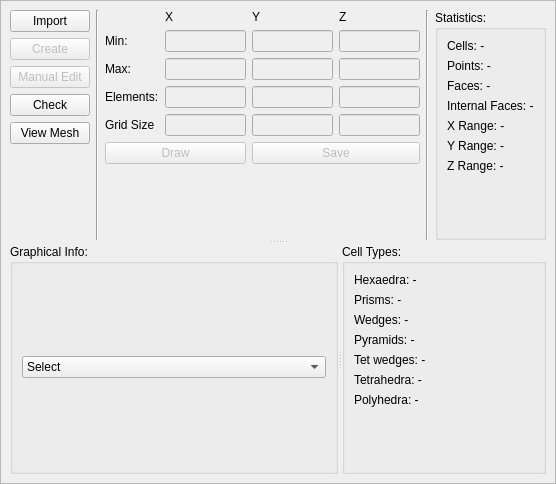
<?xml version="1.0" encoding="UTF-8"?>
<ui version="4.0">
 <class>meshUI</class>
 <widget class="QScrollArea" name="meshUI">
  <property name="geometry">
   <rect>
    <x>0</x>
    <y>0</y>
    <width>556</width>
    <height>484</height>
   </rect>
  </property>
  <property name="font">
   <font>
    <pointsize>9</pointsize>
   </font>
  </property>
  <property name="windowTitle">
   <string>ScrollArea</string>
  </property>
  <property name="widgetResizable">
   <bool>true</bool>
  </property>
  <widget class="QWidget" name="scrollAreaWidgetContents">
   <property name="geometry">
    <rect>
     <x>0</x>
     <y>0</y>
     <width>554</width>
     <height>482</height>
    </rect>
   </property>
   <layout class="QVBoxLayout" name="verticalLayout_2">
    <item>
     <widget class="QSplitter" name="splitter_2">
      <property name="orientation">
       <enum>Qt::Vertical</enum>
      </property>
      <widget class="QWidget" name="layoutWidget">
       <layout class="QHBoxLayout" name="horizontalLayout_3">
        <item>
         <layout class="QVBoxLayout" name="verticalLayout_3">
          <item>
           <widget class="QPushButton" name="pushButton_import">
            <property name="enabled">
             <bool>true</bool>
            </property>
            <property name="text">
             <string>Import</string>
            </property>
            <property name="icon">
             <iconset resource="resources.qrc">
              <normaloff>:/newPrefix/images/fromHelyx/import16.png</normaloff>:/newPrefix/images/fromHelyx/import16.png</iconset>
            </property>
           </widget>
          </item>
          <item>
           <widget class="QPushButton" name="pushButton_create">
            <property name="enabled">
             <bool>false</bool>
            </property>
            <property name="text">
             <string>Create</string>
            </property>
            <property name="icon">
             <iconset resource="resources.qrc">
              <normaloff>:/newPrefix/images/fromHelyx/new16.png</normaloff>:/newPrefix/images/fromHelyx/new16.png</iconset>
            </property>
           </widget>
          </item>
          <item>
           <widget class="QPushButton" name="pushButton_2">
            <property name="enabled">
             <bool>false</bool>
            </property>
            <property name="text">
             <string>Manual Edit</string>
            </property>
            <property name="icon">
             <iconset resource="resources.qrc">
              <normaloff>:/newPrefix/images/fromHelyx/edit16.png</normaloff>:/newPrefix/images/fromHelyx/edit16.png</iconset>
            </property>
           </widget>
          </item>
          <item>
           <widget class="QPushButton" name="pushButton_check">
            <property name="text">
             <string>Check</string>
            </property>
            <property name="icon">
             <iconset resource="resources.qrc">
              <normaloff>:/newPrefix/images/fromHelyx/tick16.png</normaloff>:/newPrefix/images/fromHelyx/tick16.png</iconset>
            </property>
           </widget>
          </item>
          <item>
           <widget class="QPushButton" name="pushButton_4">
            <property name="text">
             <string>View Mesh</string>
            </property>
            <property name="icon">
             <iconset resource="resources.qrc">
              <normaloff>:/newPrefix/images/fromHelyx/paraview16.png</normaloff>:/newPrefix/images/fromHelyx/paraview16.png</iconset>
            </property>
           </widget>
          </item>
          <item>
           <spacer name="verticalSpacer_2">
            <property name="orientation">
             <enum>Qt::Vertical</enum>
            </property>
            <property name="sizeHint" stdset="0">
             <size>
              <width>20</width>
              <height>40</height>
             </size>
            </property>
           </spacer>
          </item>
         </layout>
        </item>
        <item>
         <widget class="Line" name="line_2">
          <property name="orientation">
           <enum>Qt::Vertical</enum>
          </property>
         </widget>
        </item>
        <item>
         <layout class="QGridLayout" name="gridLayout_2">
          <item row="2" column="1">
           <widget class="QLineEdit" name="bm_xmin">
            <property name="enabled">
             <bool>false</bool>
            </property>
           </widget>
          </item>
          <item row="4" column="0">
           <widget class="QLabel" name="label_3">
            <property name="text">
             <string>Elements:</string>
            </property>
           </widget>
          </item>
          <item row="1" column="3">
           <widget class="QLabel" name="label_6">
            <property name="font">
             <font>
              <strikeout>false</strikeout>
             </font>
            </property>
            <property name="layoutDirection">
             <enum>Qt::LeftToRight</enum>
            </property>
            <property name="text">
             <string>Z</string>
            </property>
           </widget>
          </item>
          <item row="3" column="1">
           <widget class="QLineEdit" name="bm_xmax">
            <property name="enabled">
             <bool>false</bool>
            </property>
           </widget>
          </item>
          <item row="2" column="3">
           <widget class="QLineEdit" name="bm_zmin">
            <property name="enabled">
             <bool>false</bool>
            </property>
           </widget>
          </item>
          <item row="3" column="2">
           <widget class="QLineEdit" name="bm_ymax">
            <property name="enabled">
             <bool>false</bool>
            </property>
           </widget>
          </item>
          <item row="5" column="2">
           <widget class="QLineEdit" name="bm_ysize">
            <property name="enabled">
             <bool>false</bool>
            </property>
           </widget>
          </item>
          <item row="5" column="3">
           <widget class="QLineEdit" name="bm_zsize">
            <property name="enabled">
             <bool>false</bool>
            </property>
           </widget>
          </item>
          <item row="5" column="0">
           <widget class="QLabel" name="label_7">
            <property name="text">
             <string>Grid Size</string>
            </property>
           </widget>
          </item>
          <item row="2" column="2">
           <widget class="QLineEdit" name="bm_ymin">
            <property name="enabled">
             <bool>false</bool>
            </property>
           </widget>
          </item>
          <item row="1" column="2">
           <widget class="QLabel" name="label_5">
            <property name="font">
             <font>
              <strikeout>false</strikeout>
             </font>
            </property>
            <property name="layoutDirection">
             <enum>Qt::LeftToRight</enum>
            </property>
            <property name="text">
             <string>Y</string>
            </property>
           </widget>
          </item>
          <item row="3" column="3">
           <widget class="QLineEdit" name="bm_zmax">
            <property name="enabled">
             <bool>false</bool>
            </property>
           </widget>
          </item>
          <item row="4" column="3">
           <widget class="QLineEdit" name="bm_nz">
            <property name="enabled">
             <bool>false</bool>
            </property>
           </widget>
          </item>
          <item row="6" column="2" colspan="2">
           <widget class="QPushButton" name="pushButton_3">
            <property name="enabled">
             <bool>false</bool>
            </property>
            <property name="text">
             <string>Save</string>
            </property>
            <property name="icon">
             <iconset resource="resources.qrc">
              <normaloff>:/newPrefix/images/fromHelyx/save16.png</normaloff>:/newPrefix/images/fromHelyx/save16.png</iconset>
            </property>
           </widget>
          </item>
          <item row="4" column="1">
           <widget class="QLineEdit" name="bm_nx">
            <property name="enabled">
             <bool>false</bool>
            </property>
           </widget>
          </item>
          <item row="4" column="2">
           <widget class="QLineEdit" name="bm_ny">
            <property name="enabled">
             <bool>false</bool>
            </property>
           </widget>
          </item>
          <item row="2" column="0">
           <widget class="QLabel" name="label">
            <property name="text">
             <string>Min:</string>
            </property>
           </widget>
          </item>
          <item row="3" column="0">
           <widget class="QLabel" name="label_2">
            <property name="text">
             <string>Max:</string>
            </property>
           </widget>
          </item>
          <item row="6" column="0" colspan="2">
           <widget class="QPushButton" name="pushButton">
            <property name="enabled">
             <bool>false</bool>
            </property>
            <property name="text">
             <string>Draw</string>
            </property>
            <property name="icon">
             <iconset resource="resources.qrc">
              <normaloff>:/newPrefix/images/fromHelyx/externalMesh16.png</normaloff>:/newPrefix/images/fromHelyx/externalMesh16.png</iconset>
            </property>
           </widget>
          </item>
          <item row="5" column="1">
           <widget class="QLineEdit" name="bm_xsize">
            <property name="enabled">
             <bool>false</bool>
            </property>
           </widget>
          </item>
          <item row="1" column="1">
           <widget class="QLabel" name="label_4">
            <property name="font">
             <font>
              <strikeout>false</strikeout>
             </font>
            </property>
            <property name="layoutDirection">
             <enum>Qt::LeftToRight</enum>
            </property>
            <property name="text">
             <string>X</string>
            </property>
           </widget>
          </item>
          <item row="7" column="0" colspan="4">
           <spacer name="verticalSpacer">
            <property name="orientation">
             <enum>Qt::Vertical</enum>
            </property>
            <property name="sizeHint" stdset="0">
             <size>
              <width>20</width>
              <height>40</height>
             </size>
            </property>
           </spacer>
          </item>
         </layout>
        </item>
        <item>
         <widget class="Line" name="line_3">
          <property name="orientation">
           <enum>Qt::Vertical</enum>
          </property>
         </widget>
        </item>
        <item>
         <widget class="QGroupBox" name="groupBox_2">
          <property name="title">
           <string>Statistics:</string>
          </property>
          <layout class="QGridLayout" name="gridLayout">
           <item row="6" column="0">
            <widget class="QLabel" name="label_yrange">
             <property name="text">
              <string>Y Range: -</string>
             </property>
            </widget>
           </item>
           <item row="3" column="0">
            <widget class="QLabel" name="label_nfaces">
             <property name="text">
              <string>Faces: -</string>
             </property>
            </widget>
           </item>
           <item row="5" column="0">
            <widget class="QLabel" name="label_xrange">
             <property name="text">
              <string>X Range: -</string>
             </property>
            </widget>
           </item>
           <item row="0" column="0">
            <widget class="QLabel" name="label_ncells">
             <property name="text">
              <string>Cells: -</string>
             </property>
            </widget>
           </item>
           <item row="4" column="0">
            <widget class="QLabel" name="label_nifaces">
             <property name="text">
              <string>Internal Faces: -</string>
             </property>
            </widget>
           </item>
           <item row="7" column="0">
            <widget class="QLabel" name="label_zrange">
             <property name="text">
              <string>Z Range: -</string>
             </property>
            </widget>
           </item>
           <item row="2" column="0">
            <widget class="QLabel" name="label_npoints">
             <property name="text">
              <string>Points: -</string>
             </property>
            </widget>
           </item>
           <item row="8" column="0">
            <spacer name="verticalSpacer_3">
             <property name="orientation">
              <enum>Qt::Vertical</enum>
             </property>
             <property name="sizeHint" stdset="0">
              <size>
               <width>20</width>
               <height>40</height>
              </size>
             </property>
            </spacer>
           </item>
          </layout>
         </widget>
        </item>
       </layout>
      </widget>
      <widget class="QSplitter" name="splitter">
       <property name="orientation">
        <enum>Qt::Horizontal</enum>
       </property>
       <widget class="QGroupBox" name="groupBox_draw">
        <property name="title">
         <string>Graphical Info:</string>
        </property>
        <layout class="QVBoxLayout" name="verticalLayout">
         <item>
          <widget class="QComboBox" name="comboBox_histo">
           <item>
            <property name="text">
             <string>Select</string>
            </property>
           </item>
           <item>
            <property name="text">
             <string>Non-Orthogonality</string>
            </property>
           </item>
           <item>
            <property name="text">
             <string>Skewness</string>
            </property>
           </item>
           <item>
            <property name="text">
             <string>Volume</string>
            </property>
           </item>
          </widget>
         </item>
        </layout>
       </widget>
       <widget class="QGroupBox" name="groupBox_3">
        <property name="font">
         <font>
          <pointsize>9</pointsize>
         </font>
        </property>
        <property name="title">
         <string>Cell Types:</string>
        </property>
        <layout class="QVBoxLayout" name="verticalLayout_4">
         <item>
          <layout class="QGridLayout" name="gridLayout_4">
           <item row="5" column="0">
            <widget class="QLabel" name="label_ntetra">
             <property name="text">
              <string>Tetrahedra: -</string>
             </property>
            </widget>
           </item>
           <item row="4" column="0">
            <widget class="QLabel" name="label_ntet">
             <property name="text">
              <string>Tet wedges: -</string>
             </property>
            </widget>
           </item>
           <item row="1" column="0">
            <widget class="QLabel" name="label_nprisms">
             <property name="text">
              <string>Prisms: -</string>
             </property>
            </widget>
           </item>
           <item row="2" column="0">
            <widget class="QLabel" name="label_nwedges">
             <property name="text">
              <string>Wedges: -</string>
             </property>
            </widget>
           </item>
           <item row="3" column="0">
            <widget class="QLabel" name="label_npyramids">
             <property name="text">
              <string>Pyramids: -</string>
             </property>
            </widget>
           </item>
           <item row="0" column="0">
            <widget class="QLabel" name="label_nhexa">
             <property name="text">
              <string>Hexaedra: -</string>
             </property>
            </widget>
           </item>
           <item row="6" column="0">
            <widget class="QLabel" name="label_npoly">
             <property name="text">
              <string>Polyhedra: -</string>
             </property>
            </widget>
           </item>
          </layout>
         </item>
         <item>
          <spacer name="verticalSpacer_4">
           <property name="orientation">
            <enum>Qt::Vertical</enum>
           </property>
           <property name="sizeHint" stdset="0">
            <size>
             <width>20</width>
             <height>40</height>
            </size>
           </property>
          </spacer>
         </item>
        </layout>
       </widget>
      </widget>
     </widget>
    </item>
   </layout>
  </widget>
 </widget>
 <resources>
  <include location="resources.qrc"/>
 </resources>
 <connections>
  <connection>
   <sender>pushButton_import</sender>
   <signal>pressed()</signal>
   <receiver>meshUI</receiver>
   <slot>importMesh()</slot>
   <hints>
    <hint type="sourcelabel">
     <x>80</x>
     <y>30</y>
    </hint>
    <hint type="destinationlabel">
     <x>154</x>
     <y>15</y>
    </hint>
   </hints>
  </connection>
  <connection>
   <sender>pushButton_create</sender>
   <signal>pressed()</signal>
   <receiver>meshUI</receiver>
   <slot>createMesh()</slot>
   <hints>
    <hint type="sourcelabel">
     <x>92</x>
     <y>62</y>
    </hint>
    <hint type="destinationlabel">
     <x>181</x>
     <y>41</y>
    </hint>
   </hints>
  </connection>
  <connection>
   <sender>pushButton_2</sender>
   <signal>pressed()</signal>
   <receiver>meshUI</receiver>
   <slot>editBlockMesh()</slot>
   <hints>
    <hint type="sourcelabel">
     <x>47</x>
     <y>94</y>
    </hint>
    <hint type="destinationlabel">
     <x>6</x>
     <y>112</y>
    </hint>
   </hints>
  </connection>
  <connection>
   <sender>pushButton_check</sender>
   <signal>pressed()</signal>
   <receiver>meshUI</receiver>
   <slot>checkMesh()</slot>
   <hints>
    <hint type="sourcelabel">
     <x>70</x>
     <y>133</y>
    </hint>
    <hint type="destinationlabel">
     <x>53</x>
     <y>157</y>
    </hint>
   </hints>
  </connection>
  <connection>
   <sender>pushButton</sender>
   <signal>pressed()</signal>
   <receiver>meshUI</receiver>
   <slot>drawGeo()</slot>
   <hints>
    <hint type="sourcelabel">
     <x>152</x>
     <y>181</y>
    </hint>
    <hint type="destinationlabel">
     <x>128</x>
     <y>196</y>
    </hint>
   </hints>
  </connection>
  <connection>
   <sender>pushButton_3</sender>
   <signal>pressed()</signal>
   <receiver>meshUI</receiver>
   <slot>saveBlockMesh()</slot>
   <hints>
    <hint type="sourcelabel">
     <x>337</x>
     <y>175</y>
    </hint>
    <hint type="destinationlabel">
     <x>333</x>
     <y>201</y>
    </hint>
   </hints>
  </connection>
  <connection>
   <sender>comboBox_histo</sender>
   <signal>currentIndexChanged(int)</signal>
   <receiver>meshUI</receiver>
   <slot>drawStatistics()</slot>
   <hints>
    <hint type="sourcelabel">
     <x>164</x>
     <y>364</y>
    </hint>
    <hint type="destinationlabel">
     <x>287</x>
     <y>238</y>
    </hint>
   </hints>
  </connection>
  <connection>
   <sender>pushButton_4</sender>
   <signal>pressed()</signal>
   <receiver>meshUI</receiver>
   <slot>viewMesh()</slot>
   <hints>
    <hint type="sourcelabel">
     <x>93</x>
     <y>161</y>
    </hint>
    <hint type="destinationlabel">
     <x>7</x>
     <y>225</y>
    </hint>
   </hints>
  </connection>
 </connections>
 <slots>
  <slot>importMesh()</slot>
  <slot>checkMesh()</slot>
  <slot>createMesh()</slot>
  <slot>drawGeo()</slot>
  <slot>saveBlockMesh()</slot>
  <slot>drawStatistics()</slot>
  <slot>editBlockMesh()</slot>
  <slot>viewMesh()</slot>
 </slots>
</ui>
